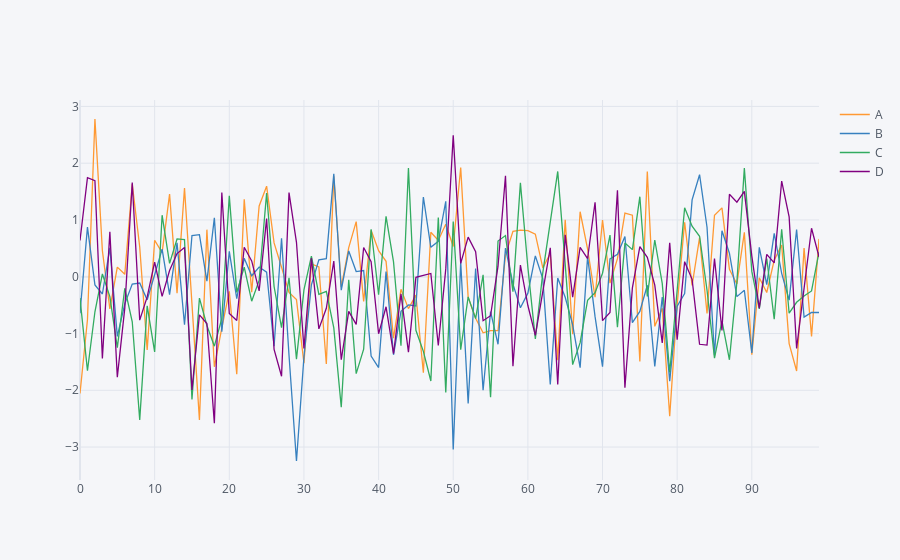

The code cell stored with this chart in its notebook:
### Code cell
%matplotlib inline
df.iplot()
